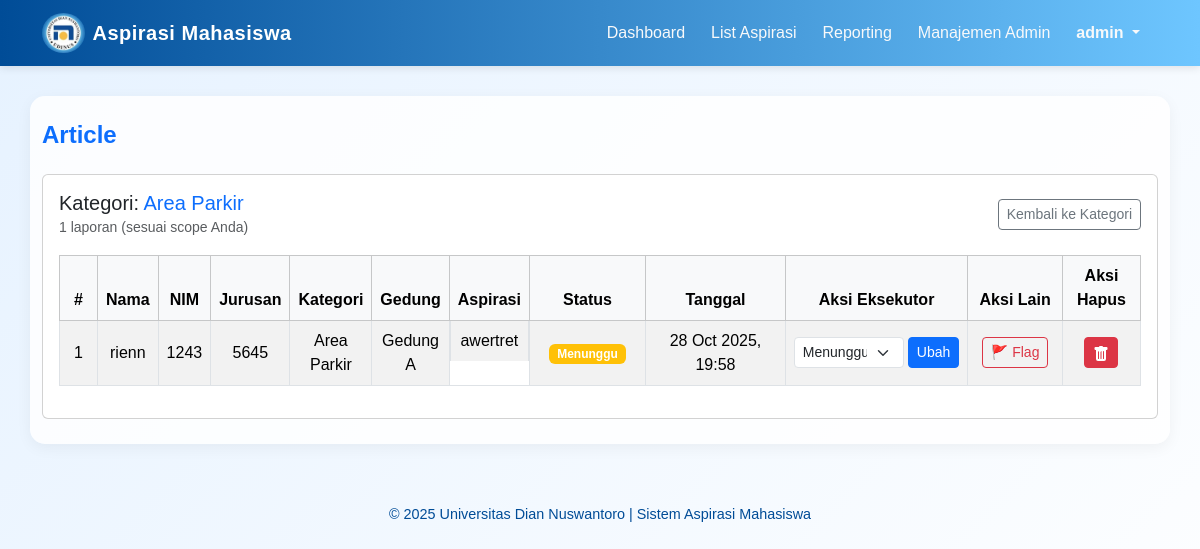
Screenshot of /admin.php?page=article&category_id=4 (signed in) with the database file from the repository.
### tables this page shows
CREATE TABLE `aspirasi` (
  `id` int(11) NOT NULL,
  `nama` varchar(100) NOT NULL,
  `nim` varchar(15) NOT NULL,
  `jurusan` varchar(50) DEFAULT NULL,
  `kategori_id` int(11) NOT NULL,
  `gedung_id` int(11) NOT NULL,
  `isi_aspirasi` text NOT NULL,
  `status` enum('Menunggu','Diproses','Selesai') DEFAULT 'Menunggu',
  `is_flagged` tinyint(1) NOT NULL DEFAULT 0 COMMENT '0=Normal, 1=Di-flag oleh Monitor',
  `tanggal` timestamp NOT NULL DEFAULT current_timestamp()
);

CREATE TABLE `kategori` (
  `id` int(11) NOT NULL,
  `nama_kategori` varchar(100) NOT NULL,
  `divisi_lama` varchar(100) DEFAULT NULL COMMENT 'Data divisi dari sistem lama'
);

CREATE TABLE `gedung` (
  `id` int(11) NOT NULL,
  `nama_gedung` varchar(100) NOT NULL
);

### article.php (the view, shortened to what this page needs)
<?php
include "koneksi.php";
$role = $_SESSION['role'] ?? 'mahasiswa';
$is_superadmin = (int)($_SESSION['is_superadmin'] ?? 0);
$can_ubah_status = ($is_superadmin == 1) || (isset($_SESSION['can_ubah_status']) && $_SESSION['can_ubah_status'] == 1);
$whereAdminScope = "1";
$visibleKategori = [];
$sqlKat = "
    SELECT DISTINCT k.id, k.nama_kategori
    FROM kategori k
    LEFT JOIN aspirasi a ON a.kategori_id = k.id
    WHERE $whereAdminScope
    ORDER BY k.nama_kategori
";
$resKat = $koneksi->query($sqlKat);
if ($resKat) {
    while($row = $resKat->fetch_assoc()) {
        $visibleKategori[$row['id']] = $row['nama_kategori'];
    }
}
$counts = array_fill_keys(array_keys($visibleKategori), 0);
if (!empty($counts)) {
    $kat_ids_string = implode(',', array_keys($counts));
    $whereCount = "a.kategori_id IN ($kat_ids_string)";
    if ($role === 'admin') {
         $whereCount .= " AND ($whereAdminScope)";
    }
    $sqlCount = "
        SELECT a.kategori_id, COUNT(a.id) AS cnt
        FROM aspirasi a
        WHERE $whereCount
        GROUP BY a.kategori_id
    ";
    $resCount = $koneksi->query($sqlCount);
    if ($resCount) {
        while ($r = $resCount->fetch_assoc()) {
            if (isset($counts[$r['kategori_id']])) {
                $counts[$r['kategori_id']] = (int)$r['cnt'];
            }
        }
    }
}
$selectedCategoryId = isset($_GET['category_id']) ? (int)$_GET['category_id'] : 0;
$sqlList = "";
$whereList = $whereAdminScope;
if ($selectedCategoryId > 0) {
    if ($role === 'admin') {
        $whereList = "($whereList) AND a.kategori_id = $selectedCategoryId";
    } else {
        $whereList = "a.kategori_id = $selectedCategoryId";
    }
    $sqlList = "
        SELECT a.*, k.nama_kategori, g.nama_gedung, a.is_flagged
        FROM aspirasi a
        JOIN kategori k ON a.kategori_id = k.id
        JOIN gedung g ON a.gedung_id = g.id
        WHERE $whereList
        ORDER BY a.is_flagged DESC, a.tanggal DESC
    ";
}
$resList = false;
$error = '';
if (!empty($sqlList)) {
    $resList = $koneksi->query($sqlList);
}
?>
<div class="card">
  <div class="card-body">
    <?php if ($selectedCategoryId === 0): ?>
      <div class="mb-4">
        <h5 class="fw-semibold">
            <?php if ($role === 'admin'): ?>
                Kategori Aspirasi (Sesuai Scope Anda)
            <?php else: ?>
                Kategori Aspirasi
            <?php endif; ?>
        </h5>
        <div class="row g-3">
          <?php if (empty($visibleKategori)): ?>
            <div class="col-12">
              <div class="alert alert-warning">
                <?php if ($role === 'admin'): ?>
                    Tidak ada aspirasi yang sesuai dengan penugasan Anda.
                <?php else: ?>
                    Belum ada aspirasi yang masuk.
                <?php endif; ?>
              </div>
            </div>
          <?php else: ?>
            <?php foreach ($visibleKategori as $kat_id => $kat_nama): ?>
              <div class="col-6 col-md-3">
                <a href="admin.php?page=article&category_id=<?= $kat_id ?>" class="text-decoration-none">
                  <div class="border rounded p-3 h-100 shadow-sm" style="background:#ffffff;">
                    <div class="d-flex justify-content-between align-items-start">
                      <div>
                        <div class="fw-semibold"><?= htmlspecialchars($kat_nama) ?></div>
                        <div class="small text-muted">Klik untuk lihat detail</div>
                      </div>
                      <div class="text-end">
                        <span class="badge bg-primary rounded-pill" style="font-size:0.9rem;"><?= $counts[$kat_id] ?? 0 ?></span>
                      </div>
                    </div>
                  </div>
                </a>
              </div>
            <?php endforeach; ?>
          <?php endif; ?>
        </div>
      </div>
    <?php else: ?>
      <div class="d-flex justify-content-between align-items-center mb-3">
        <div>
          <h5 class="mb-0">Kategori: <span class="text-primary"><?= htmlspecialchars($visibleKategori[$selectedCategoryId]) ?></span></h5>
          <small class="text-muted">
            <?php if ($role === 'admin'): ?>
                <?= ($counts[$selectedCategoryId] ?? 0) ?> laporan (sesuai scope Anda)
            <?php else: ?>
                <?= ($counts[$selectedCategoryId] ?? 0) ?> laporan
            <?php endif; ?>
          </small>
        </div>
        <div>
          <a href="admin.php?page=article" class="btn btn-outline-secondary btn-sm">Kembali ke Kategori</a>
        </div>
      </div>
      <div class="table-responsive">
        <?php if ($error): ?>
          <div class="alert alert-danger">Query error: <?= htmlspecialchars($error) ?></div>
        <?php else: ?>
          <table class="table table-bordered table-striped table-hover align-middle">
            <thead>
              <tr class="table-light text-center">
                <th style="width:40px">#</th>
                <th>Nama</th>
                <th>NIM</th>
                <th>Jurusan</th>
                <th>Kategori</th>
                <th>Gedung</th>
                <th>Aspirasi</th>
                <th style="width:120px">Status</th>
                <th style="width:150px">Tanggal</th>
                <?php if ($can_ubah_status): ?><th style="width:160px">Aksi Eksekutor</th><?php endif; ?>
                <?php if ($role === 'admin'): ?><th style="width:100px">Aksi Lain</th><?php endif; ?>
                <?php if ($is_superadmin): ?><th style="width:80px">Aksi Hapus</th><?php endif; ?>
              </tr>
            </thead>
            <tbody>
              <?php
              if ($resList && $resList->num_rows > 0):
                $i = 1;
                while ($row = $resList->fetch_assoc()):
                  $button_disabled = 'disabled';
                  $button_title = 'Hanya admin yang bisa menggunakan fitur ini.';
                  $button_action_text = 'Flag';
                  $button_class = 'btn-outline-danger';
                  $is_flagged = $row['is_flagged'];
                  if ($role === 'admin') {
                      $button_action_text = $is_flagged ? 'Un-Flag' : 'Flag';
                      $button_class = $is_flagged ? 'btn-danger' : 'btn-outline-danger';
                      if ($is_superadmin) {
                          $button_disabled = '';
                          $button_title = $is_flagged ? 'Batal Tandai (Superadmin)' : 'Tandai (Superadmin)';
                      }
                  }
              ?>
                <tr>
                  <td class="text-center"><?= $i++ ?></td>
                  <td class="text-center"><?= htmlspecialchars($row['nama']) ?></td>
                  <td class="text-center"><?= htmlspecialchars($row['nim']) ?></td>
                  <td class="text-center"><?= htmlspecialchars($row['jurusan']) ?></td>
                  <td class="text-center"><?= htmlspecialchars($row['nama_kategori']) ?></td>
                  <td class="text-center"><?= htmlspecialchars($row['nama_gedung']) ?></td>
                  <td style="max-width:380px; display: flex; flex-direction: column; justify-content: center; align-items: center;">
                      <?= htmlspecialchars($row['isi_aspirasi']) ?>
                  </td>
                  <td class="text-center">
                    <?php
                    $badge = 'secondary';
                    if ($row['status'] === 'Menunggu') $badge = 'warning';
                    ?>
                    <span class="badge bg-<?= $badge ?>"><?= htmlspecialchars($row['status']) ?></span>
                  </td>
                  <td class="text-center"><?= htmlspecialchars(date('d M Y, H:i', strtotime($row['tanggal']))) ?></td>
                  <?php if ($can_ubah_status): ?>
                    <td class="text-center">
                      <form method="post" action="update_status.php">
                        <div class="d-flex gap-1 justify-content-center">
                          <select name="status" class="form-select form-select-sm" style="width:110px;">
                            <option value="Menunggu" <?= $row['status']=='Menunggu'?'selected':'' ?>>Menunggu</option>
                          </select>
                          <button class="btn btn-sm btn-primary">Ubah</button>
                        </div>
                      </form>
                    </td>
                  <?php endif; ?>
                  <?php if ($role === 'admin'): ?>
                    <td class="text-center">
                      <form method="post" action="flag_aspirasi.php">
                        <button type="submit" class="btn btn-sm <?= $button_class ?>"
                                title="<?= htmlspecialchars($button_title) ?>" <?= $button_disabled ?>>
                          🚩 <?= $button_action_text ?>
                        </button>
                      </form>
                    </td>
                  <?php endif; ?>
                  <?php if ($is_superadmin): ?>
                    <td class="text-center">
                      <button type="button" class="btn btn-danger btn-sm"
                              data-bs-toggle="modal"
                              data-bs-target="#konfirmasiHapusModal"
                              data-pesan="Anda yakin ingin HAPUS PERMANEN aspirasi ini (ID: <?= (int)$row['id'] ?>)?"
                              data-form-id="form-hapus-aspirasi-<?= (int)$row['id'] ?>"
                              title="Hapus Aspirasi Permanen">
                      </button>
                    </td>
                  <?php endif; ?>
                </tr>
              <?php endwhile; endif; ?>
            </tbody>
          </table>
        <?php endif; ?>
      </div>
    <?php endif; ?>
  </div>
</div>

### admin.php (style rules this page uses)
:root { --biru-tua: #004c97; --biru-muda: #6ec6ff; }
body { background: linear-gradient(135deg, #e6f2ff, #ffffff); min-height: 100vh; font-family: 'Poppins', sans-serif; }

### rows the page displays
aspirasi: nama "rienn", nim "1243", jurusan "5645", kategori.nama_kategori "Area Parkir", gedung.nama_gedung "Gedung A", isi_aspirasi "awertret", status "Menunggu", tanggal "28 Oct 2025, 19:58", is_flagged "Flag"

### other values shown
$_SESSION['username'] "admin"
$page "Article"
$visibleKategori[$selectedCategoryId] "Area Parkir"
$counts[$selectedCategoryId] "1"
